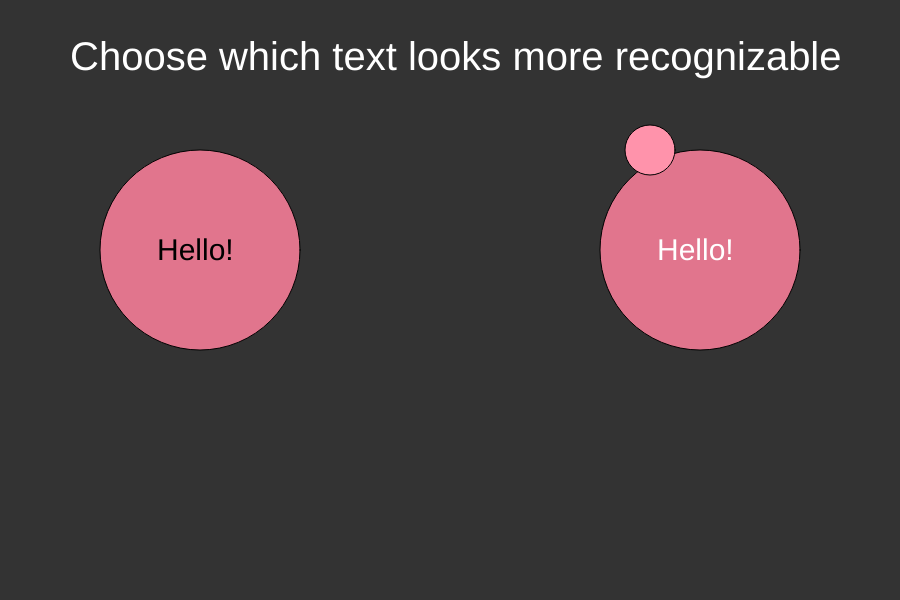
Frame 1 (no input)
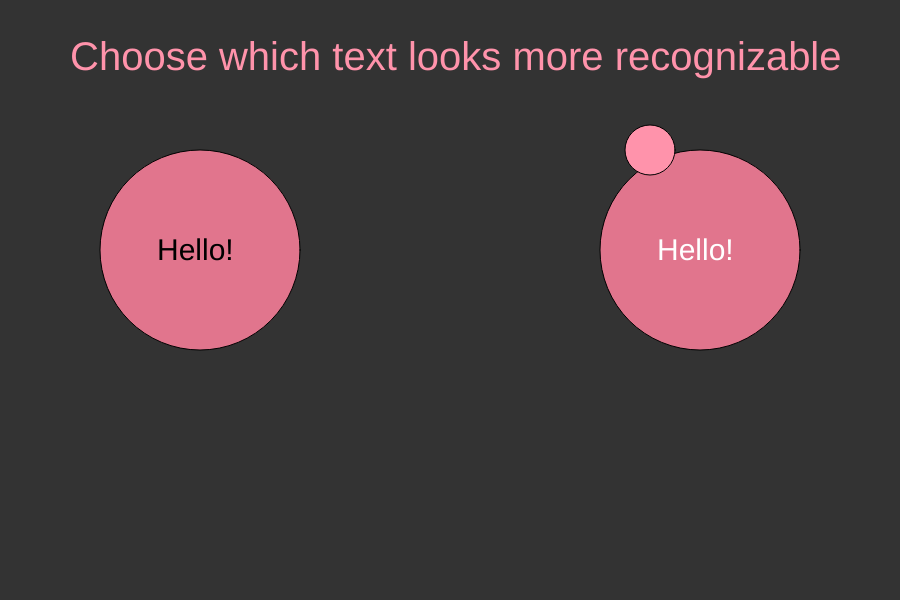
Frame 60 (no input)
Frame 120 (the mouse pressed at the canvas centre since frame 60): identical to frame 60, image omitted

The p5.js sketch that drew these frames (run headless with seeded random() and noise() and a simulated clock; from frame 60 on, the mouse is pressed at the canvas centre):

// p5.js sketch
// ── sketch.js
let rgb = [255, 255, 255];
const blackChosen = [250, 150];
const whiteChosen = [650, 150];
let choice = "WHITE";
let chooser;

function setup() {
	createCanvas(900, 600);
	background(51);
	chooser = new ColoryChooser();
	fill(255);
	textFont('Helvetica');
	textSize(40);
	text("Choose which text looks more recognizable", 70, 70)

	for (let i = 0; i < 3; i++)
		rgb[i] = random(0, 255);
	
	choice = chooser.guess(rgb);
}

function drawCircles(){
	fill(color(rgb[0], rgb[1], rgb[2]))
	ellipse(200, 250, 200);
	ellipse(700, 250, 200);

	textSize(30);
	fill(color(0, 0, 0));
	text("Hello!", 157, 260);
	fill(color(255, 255, 255));
	text("Hello!", 657, 260);
}

function networkHasSpoken() {
	fill(color(rgb[0] + 30, rgb[1] + 30, rgb[2] + 30));
	if (choice == "WHITE")
		ellipse(whiteChosen[0], whiteChosen[1], 50);
	else
		ellipse(blackChosen[0], blackChosen[1], 50);
}

function mouseClicked(){
	let d = dist(200, 250,mouseX,mouseY);
	
	
	if(d <= 100){
		chooser.training("WHITE")
		
		rgb = [random(0, 255), random(0, 255), random(0, 255)];
		choice = chooser.guess(rgb)
	}
	else{
		d = dist(700, 250, mouseX, mouseY);
		if(d <= 100){
			chooser.training("BLACK")
			
			rgb = [random(0, 255), random(0, 255), random(0, 255)];
			choice = chooser.guess(rgb)
		}
	}

}


function draw() {
	background(51);
	textFont('Helvetica');
	textSize(40);
	text("Choose which text looks more recognizable", 70, 70)

	point(200, 250);
	drawCircles();
	networkHasSpoken();

}
// ── ColoryChooser.js
/**
 *  Colory Chooser is our Genetic Algorithm that learns every time the user chooses
 *  a circle.
 * 
 *  Neural Network Structure 
 * 
 *  O -> O -> O
 *  O -> O -> O
 *  O -> O 
 * 
 */
class ColoryChooser {
  constructor() {
    this.firstLayer = [];
    this.secondLayer = [];
    this.thirdLayer = [];


    for (let i = 0; i < 3; i++)
      this.firstLayer.push(new Perceptron(3));

    for (let i = 0; i < 3; i++)
      this.secondLayer.push(new Perceptron(3));

    for (let i = 0; i < 2; i++)
      this.thirdLayer.push(new Perceptron(3));
  }

  guess(rgb) {
    let first = [];
    for (let i = 0; i < 3; i++)
      first.push(this.firstLayer[i].guess(rgb));

    let second = [];
    for (let i = 0; i < 3; i++)
      second.push(this.secondLayer[i].guess(first));

    let third = [];
    for (let i = 0; i < 2; i++)
      third.push(this.thirdLayer[i].guess(second));

    console.log(third);

    if (third[0] > third[1])
      return "WHITE";
    else
      return "BLACK"
  }

  training(person) {
    let e = null, x = null;
    if (person == "WHITE"){
      e = this.thirdLayer[0].train(1);
      x = this.thirdLayer[1].train(0);
    }
    else if(person == "BLACK"){
      e = this.thirdLayer[1].train(1);
      x = this.thirdLayer[0].train(0);
    }

    let esec = 0;
    for (let i = 0; i < 3; i++) {
      esec += this.secondLayer[i].train(e);
    }

    for (let i = 0; i < 3; i++)
      this.firstLayer[i].train(esec / 3);
  }

}
// ── Perceptron.js
/**
 * Class for every neuron in our ColoryChooser
 */
class Perceptron {
  constructor(n) {
    this.weights = [];
    this.inputs = [];
    this.lastSum = 0;
    for (let i = 0; i < 3; i++)
      this.weights[i] = random(-1, 1);
  }

  sigmoid(x, deriv) {
    if (deriv == true)
      return (x * (1 - x));

    return 1 / (1 + Math.exp(-1 * x))
  }

  /**
   * 
   * @param {Array} inputs representing the RGB color to look 
   * 
   * @returns a number representing the output of the perceptron
   */
  guess(inputs) {
    this.inputs = inputs;
    let sum = 0;
    for (let i = 0; i < this.inputs.length; i++) {
      sum += (this.inputs[i] * this.weights[i]);
    }
    sum = this.sigmoid(sum, false);

    this.lastSum = sum;
    return sum;
  }

  /**
   * 
   * @param {Number} target represents the ratio of error
   * 
   * @returns a Number representing the error of the perceptron 
   */
  train(target) {

    let error;
    do {
      error = target - this.lastSum;
      for (let i = 0; i < this.inputs.length; i++) {
        this.weights[i] += this.sigmoid(error, true)
      }
      this.guess(this.inputs);

    } while (error >= 0.1);

    return error;
  }
}
